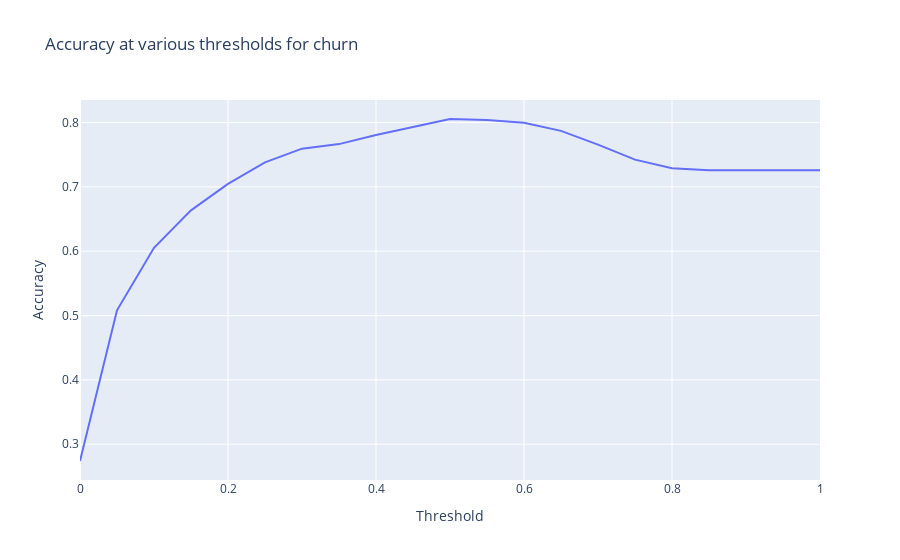

The notebook cell saved with this chart:
### Code cell
# Plot the data
data = [go.Scatter(x=thresholds, y=scores, mode='lines')]

layout = go.Layout(title = 'Accuracy at various thresholds for churn', xaxis_title = 'Threshold', yaxis_title = 'Accuracy')

figure = go.Figure(data=data, layout=layout)

py.iplot(figure)

### Figure 1 — Plotly figure (JSON) as saved in the notebook; plotly's stock layout.template omitted (floating-point values rounded to 4 significant figures)
{"data": [{"mode": "lines", "type": "scatter", "x": [0, 0.05, 0.1, 0.15, 0.2, 0.25, 0.3, 0.35, 0.4, 0.45, 0.5, 0.55, 0.6, 0.65, 0.7, 0.75, 0.8, 0.85, 0.9, 0.95, 1], "y": [0.274, 0.5082, 0.6054, 0.6636, 0.7048, 0.7381, 0.7594, 0.7665, 0.7807, 0.7928, 0.8055, 0.8041, 0.7999, 0.7871, 0.7658, 0.7424, 0.7289, 0.726, 0.726, 0.726, 0.726]}], "layout": {"title": {"text": "Accuracy at various thresholds for churn"}, "xaxis": {"title": {"text": "Threshold"}}, "yaxis": {"title": {"text": "Accuracy"}}}}
